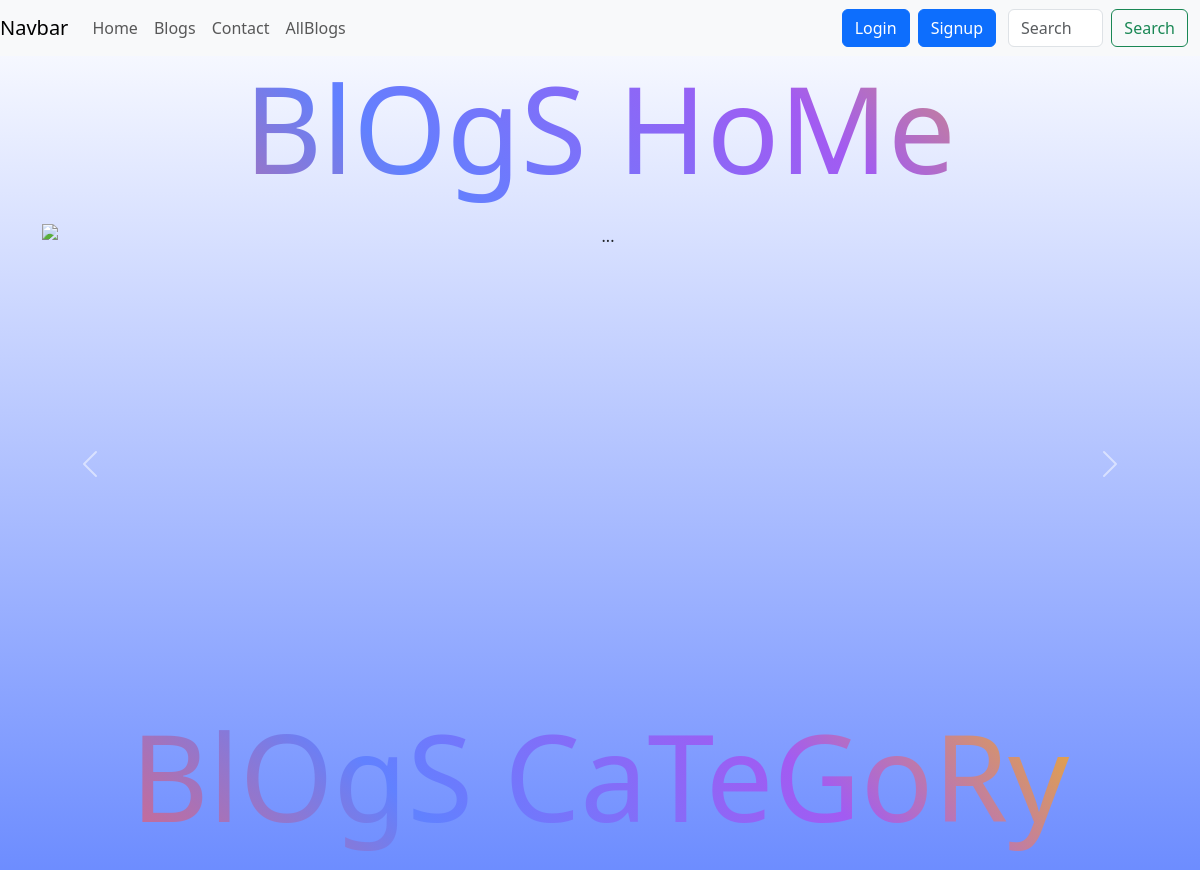
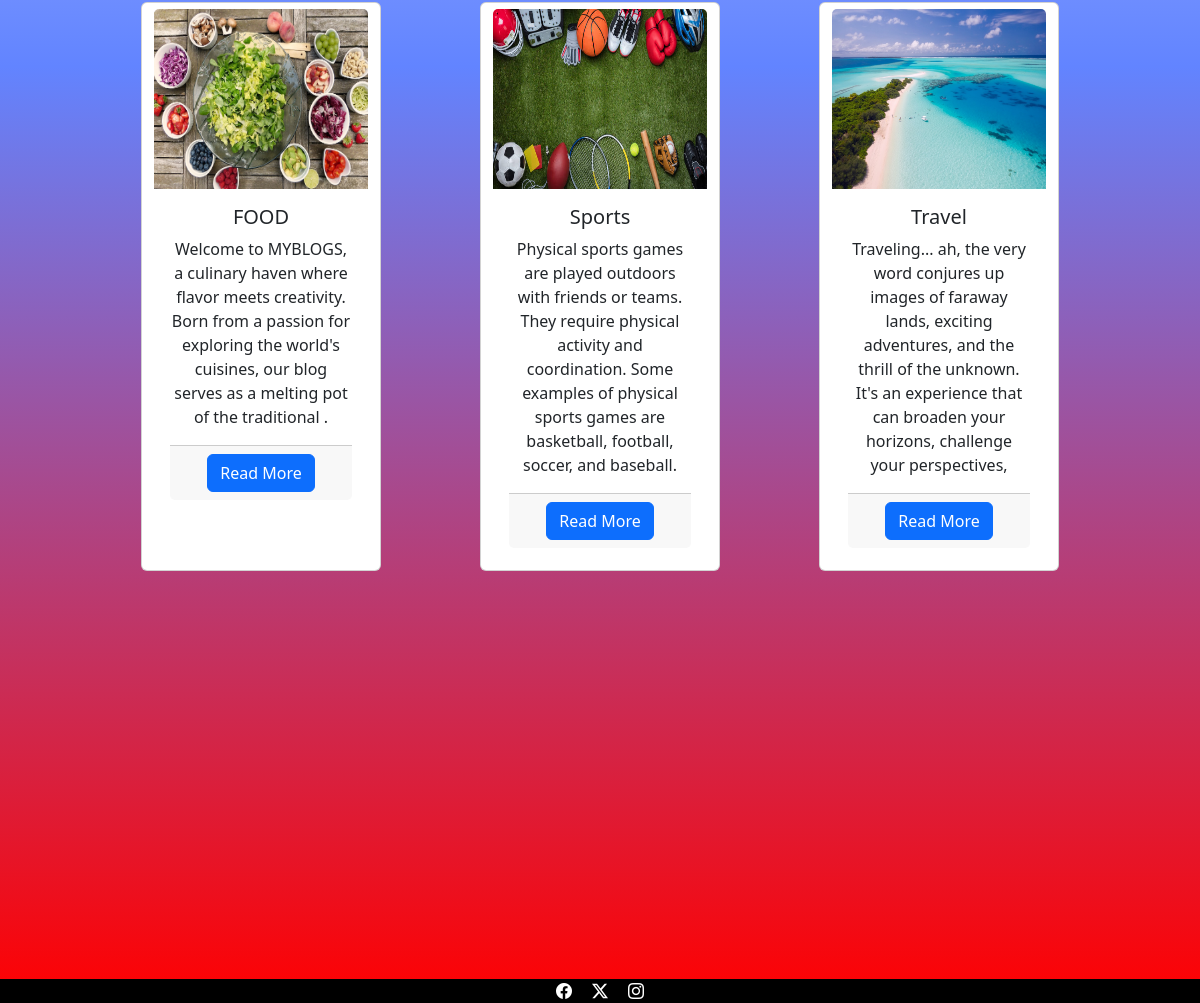
The page / on the database its author committed (2 pictures, top to bottom).
### myBlogs/models.py (models this page shows, shortened)
class blog_category(models.Model):
    blog_cat = models.CharField(max_length=60,unique=True)
    blogcat_img = models.ImageField(upload_to='images/')
    blogcat_description=models.TextField(max_length=200)

### myBlogs/views.py (the view)
# urls.py: 2. Add a URL to urlpatterns:  path('', views.home, name='home')
def home(request):
    x=blog_category.objects.all()
    return render(request, 'myBlogs/home.html',{"category":x})

### myBlogs/templates/myBlogs/home.html (shortened to what this page needs)
<!DOCTYPE html>
<html lang="en">
<head>
  <link href="https://cdn.jsdelivr.net/npm/bootstrap@5.3.2/dist/css/bootstrap.min.css" rel="stylesheet"
>
  {%include 'myBlogs/navigation_bar.html' %}
</head>
<body style="background-color: #FFFFFF;
background-image: linear-gradient(180deg, #FFFFFF 0%, #6284FF 50%, #FF0000 100%);
">
  <h1 style="padding-bottom:2vh; font-size:120px;"  class="text-center rainbow-neon padding-bottom:5vw" >BlOgS HoMe</h1>
  <div
    id="carouselExampleAutoplaying"
    class="carousel slide"
    data-bs-ride="carousel"
    style="
      display: block;
      height: fit-content;
      /* max-height: 50vw; */
      align-content: center;
    "
  >
    <div
      class="carousel-inner container text-center"
      style="height: 40vw; display: flexbox"
    >
      <div class="carousel-item active" style="object-fit: fill">
        <img
          src="https://cdn.pixabay.com/photo/2016/07/31/17/54/wall-1559553_1280.jpg"
          class="d-block w-100"
          alt="..."
        />
        <div class="carousel-caption d-md-block">
        </div>
      </div>
    </div>
    <button
      class="carousel-control-prev"
      type="button"
      data-bs-target="#carouselExampleAutoplaying"
      data-bs-slide="prev"
    >
      <span class="carousel-control-prev-icon" aria-hidden="true"></span>
    </button>
    <button
      class="carousel-control-next"
      type="button"
      data-bs-target="#carouselExampleAutoplaying"
      data-bs-slide="next"
    >
      <span class="carousel-control-next-icon" aria-hidden="true"></span>
    </button>
  </div>
    <div class="container text-center mb-4">
      <h1 style="padding-bottom:2vh; font-size:120px;"  class="text-center rainbow-neon padding-bottom:5vw" >BlOgS CaTeGoRy</h1>
      {% if category %}
      <div class="d-flex flex-wrap justify-content-evenly">
        {% for y in category %}
        <div id="My_card" class="card mb-2 btn btn-outline-secondary" style="width: 20vw; min-height:5vw;">
          <img src="{{ y.blogcat_img.url }}" class="card-img-top" alt="..." style="height: 15vw">
          <div class="card-body">
            <h5 class="card-title">{{ y.blog_cat }}</h5>
            <p class="card-text">{{ y.blogcat_description }}</p>
            <div class="card-footer">
              <a href="{% url 'allblogs' %}?category={{y.blog_cat}}" type="submit" class="btn btn-primary">Read More</a>
            </div>
          </div>
        </div>
        {% endfor %}
      </div>
      {% endif %}
    </div>
    <footer>
      {% include "myBlogs/footer.html" %}
    </footer>
</body>
</html>

### myBlogs/templates/myBlogs/home.html (style rules this page uses)
.rainbow-neon { background-image: linear-gradient(45deg, #f3626b, #6181ff, #a25bf2, #ffc100); -webkit-background-clip: text; -webkit-text-fill-color: transparent; animation: rainbow-keyframe 3s linear infinite; }

### rows shown on the page
blog_category: blogcat_img (picture), blog_cat "FOOD", blogcat_description "Welcome to MYBLOGS, a culinary haven where flavor meets creativity. Born from a passion for exploring the world's cuisines, our blog serves as a melting pot of the traditional ."
blog_category: blogcat_img (picture), blog_cat "Sports", blogcat_description "Physical sports games are played outdoors with friends or teams. They require physical activity and coordination. Some examples of physical sports games are basketball, football, soccer, and baseball."
blog_category: blogcat_img (picture), blog_cat "Travel", blogcat_description "Traveling... ah, the very word conjures up images of faraway lands, exciting adventures, and the thrill of the unknown. It's an experience that can broaden your horizons, challenge your perspectives,"
